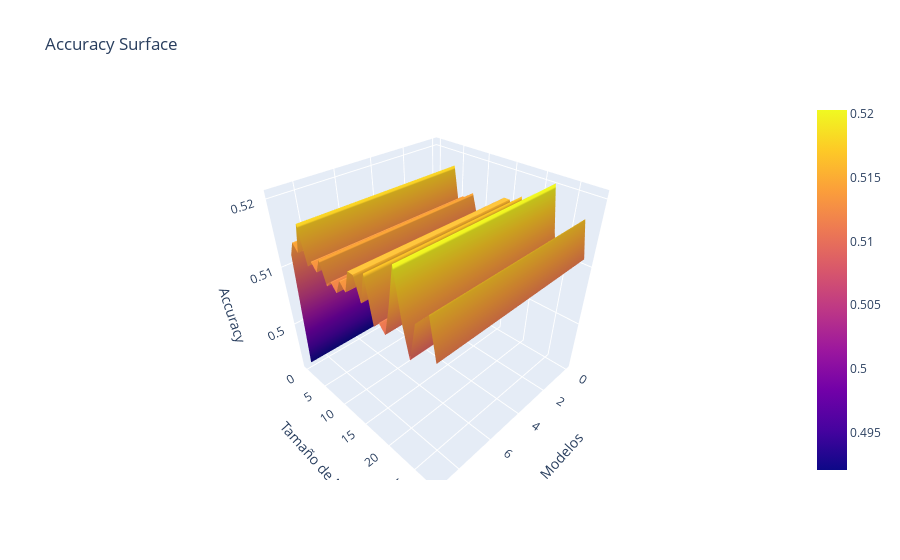

Notebook code cell kept with this figure:
### Code cell
fig1 = go.Figure(data=[go.Surface(z=n_est_mod_results['Accuracy'])])

fig1.update_layout(title='Accuracy Surface', autosize=True,
                   scene = dict(xaxis_title='Modelos',
                                yaxis_title='Tamaño de N',
                                zaxis_title='Accuracy'))

fig1.show()
fig1.write_html('Acc_LOG_Dim.html')

### Figure 1 — Plotly figure (JSON) as saved in the notebook; plotly's stock layout.template omitted (floating-point values rounded to 4 significant figures; data arrays with more than 128 entries replaced by an {"elided": "..."} marker saying what was removed)
{"data": [{"type": "surface", "z": {"elided": "29x10 float values"}}], "layout": {"autosize": true, "scene": {"xaxis": {"title": {"text": "Modelos"}}, "yaxis": {"title": {"text": "Tamaño de N"}}, "zaxis": {"title": {"text": "Accuracy"}}}, "title": {"text": "Accuracy Surface"}}}
